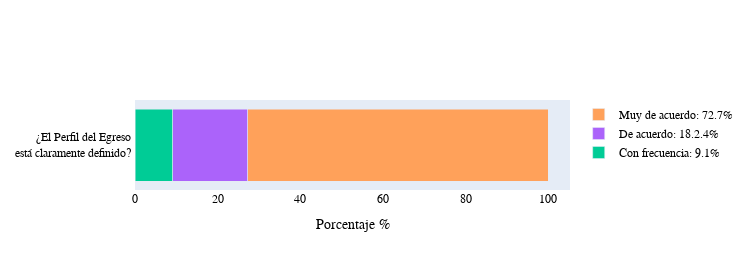

Here is the notebook cell this chart was saved with:
### Code cell
opinion_profile(path_file_sorted)

### Figure 1 — Plotly figure (JSON) as saved in the notebook; plotly's stock layout.template omitted (floating-point values rounded to 4 significant figures)
{"data": [{"name": "1", "orientation": "h", "type": "bar", "x": [], "y": ["¿El Perfil del Egreso <br> está claramente definido? "]}, {"name": "2: 4%", "orientation": "h", "type": "bar", "x": [], "y": ["¿El Perfil del Egreso <br> está claramente definido? "]}, {"name": "Con frecuencia: 9.1%", "orientation": "h", "type": "bar", "x": [9.1], "y": ["¿El Perfil del Egreso <br> está claramente definido? "]}, {"name": "De acuerdo: 18.2.4%", "orientation": "h", "type": "bar", "x": [18.2], "y": ["¿El Perfil del Egreso <br> está claramente definido? "]}, {"name": "Muy de acuerdo: 72.7%", "orientation": "h", "type": "bar", "x": [72.7], "y": ["¿El Perfil del Egreso <br> está claramente definido? "]}], "layout": {"barmode": "stack", "font": {"color": "black", "family": "Rockwell", "size": 12}, "height": 270, "legend": {"title": {"font": {"color": "green"}}}, "title": {"font": {"color": "black", "family": "Rockwell", "size": 12}, "text": ""}, "width": 750, "xaxis": {"title": {"text": "Porcentaje %"}}}}
